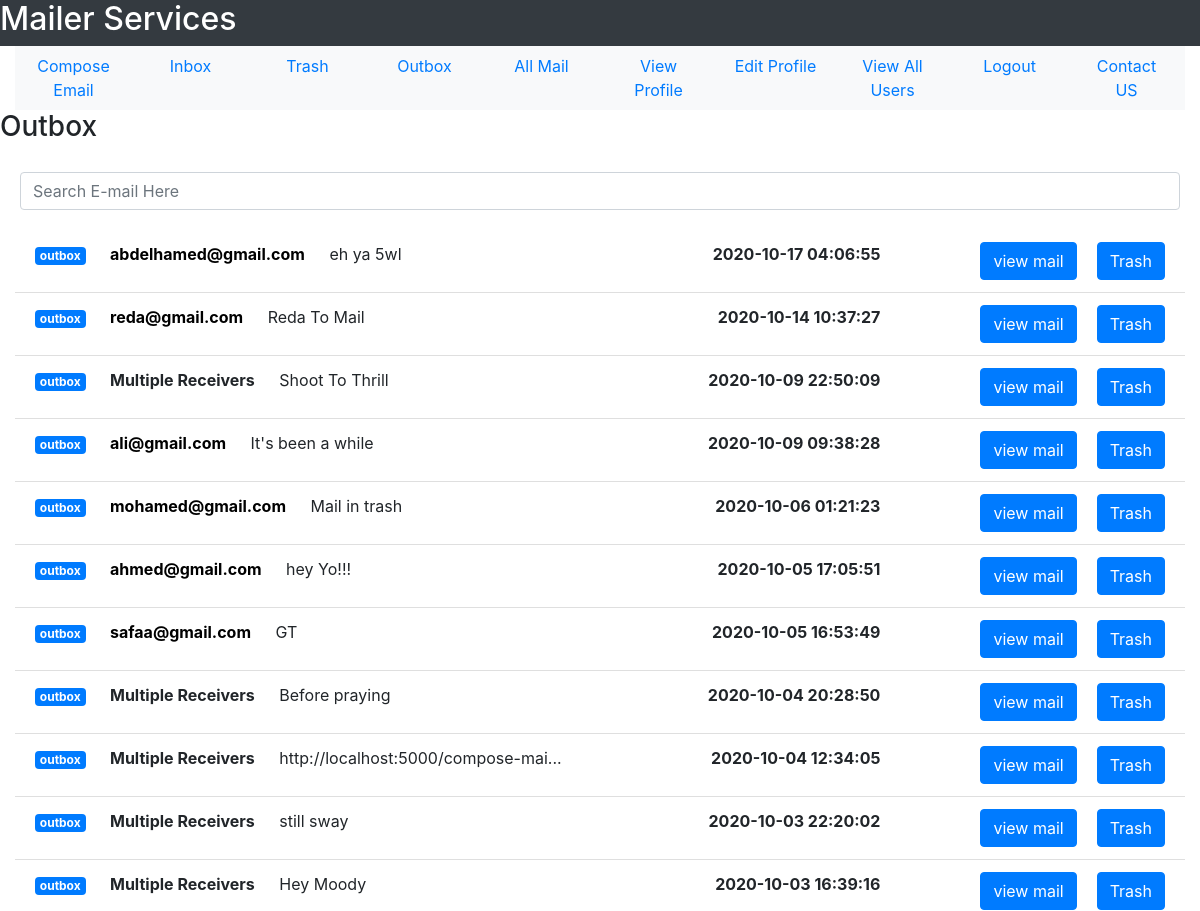
The page /outbox (signed in, upper part) on the database as committed earlier.
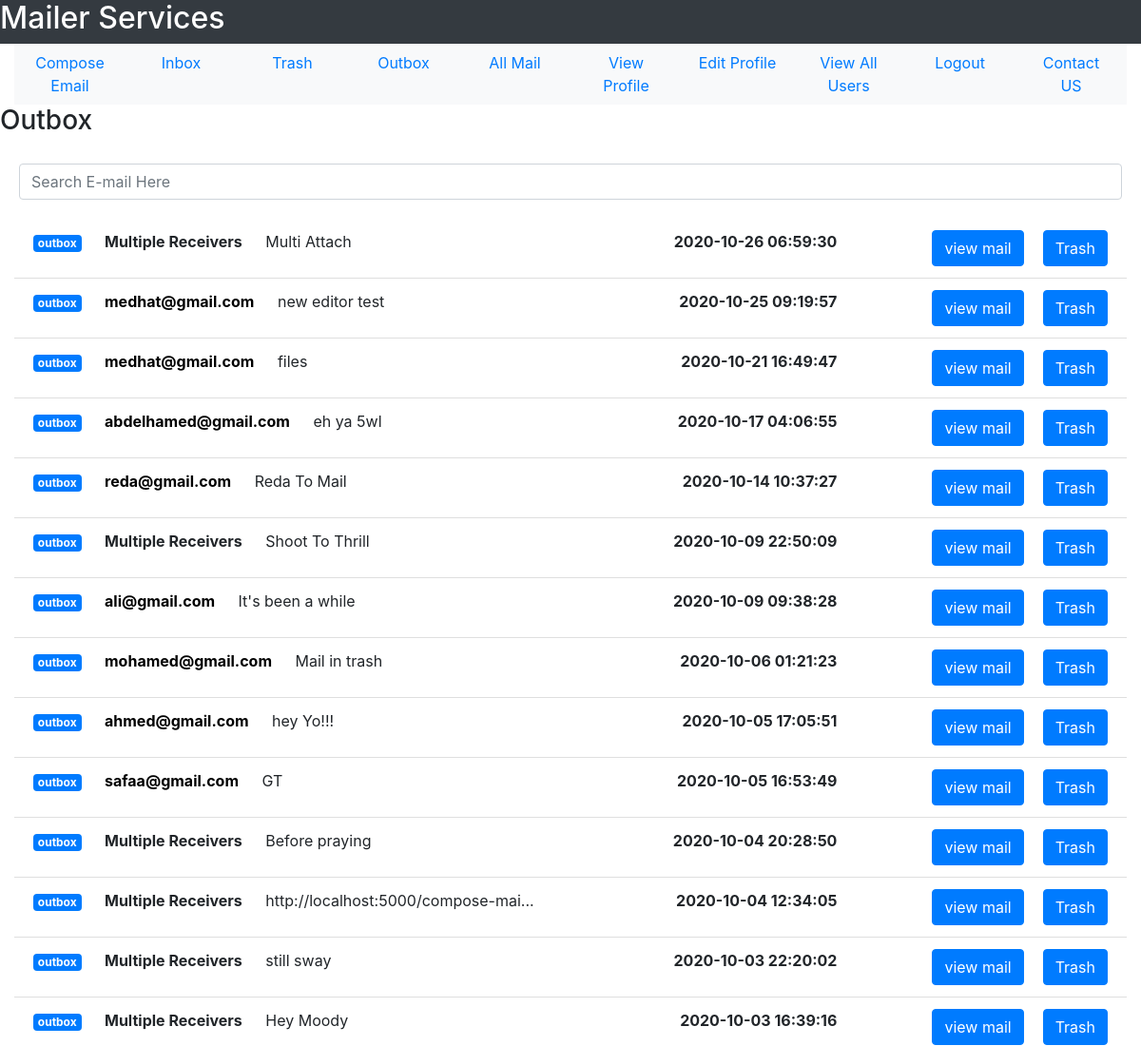
The same page on the database as committed later.
### tables this page shows
CREATE TABLE mail(mail_id INTEGER PRIMARY KEY, sender_id INTEGER NOT NULL, receiver_id INTEGER NOT NULL, mail_subject TEXT, mail_body TEXT,  mail_date TEXT NOT NULL,mail_seen INTEGER DEFAULT 0 CHECK(mail_seen == 0 OR mail_seen == 1), sender_trashed INTEGER DEFAULT 0 CHECK(sender_trashed == 0 OR sender_trashed == 1), receiver_trashed INTEGER DEFAULT 0 CHECK(receiver_trashed == 0 OR receiver_trashed == 1), multiple_receivers INTEGER DEFAULT 0 CHECK(multiple_receivers == 0 OR multiple_receivers == 1), FOREIGN KEY(sender_id, receiver_id) REFERENCES user(user_id, user_id));

CREATE TABLE user(user_id INTEGER PRIMARY KEY, user_name TEXT NOT NULL, user_email TEXT NOT NULL, user_password TEXT  NOT NULL, user_gender TEXT NOT NULL, user_date_of_birth TEXT NOT NULL, user_city TEXT NOT NULL, user_country TEXT NOT NULL, user_contact INTEGER, user_account_creation_date TEXT NOT NULL, user_active INTEGER DEFAULT 0 CHECK(user_active == 1 OR user_active == 0), visits INTEGER DEFAULT 0, UNIQUE(user_email));

### User/User_Mail/user_mail.py (the view)
@user_mail_bp.route("/outbox")
def see_outbox():
    outbox = return_outbox(get_user_id(session["email"]))
    return render_template("User_Mail/outbox.html", outbox_mails = outbox, user_mail = session["email"])

### User/User_Mail/user_mail.py (called while the page is built)
def get_user_id(user_email):
    sqlite_connection = sqlite3.connect('MAIL_DB.db')
    select_user_query = """SELECT user_id FROM user WHERE user_email = ?;"""
    select_user_query_data = (user_email,)
    user_record = sqlite_connection.execute(select_user_query, select_user_query_data)
    user_id = 0
    for data in user_record:
        user_id = data[0]
    sqlite_connection.close()
    return user_id

def get_user_email(user_id):
    sqlite_connection = sqlite3.connect('MAIL_DB.db')
    select_user_query = """SELECT user_email FROM user WHERE user_id = ?;"""
    select_user_query_data = (user_id,)
    user_record = sqlite_connection.execute(select_user_query, select_user_query_data)
    user_email = ""
    for data in user_record:
        user_email = data[0]
    sqlite_connection.close()
    return user_email

def remove_milli_seconds(full_date):
    date = datetime.strptime(full_date, '%Y-%m-%d %H:%M:%S.%f')
    return date.strftime('%Y-%m-%d %H:%M:%S')

### User/User_Mail/templates/User_Mail/outbox.html (shortened to what this page needs)
<!DOCTYPE html>
<html lang = "en">
    <head>
        <link rel="stylesheet" href="https://maxcdn.bootstrapcdn.com/bootstrap/4.5.2/css/bootstrap.min.css">
    </head>
<body>
    <div class = "container-fluid">
    <div class = "row bg-dark text-white">
        <h2>Mailer Services</h2>
    </div>
    <div>
        <ul class = "nav nav-justified bg-light">
            <li class = 'nav-item'>
                <a href = "{{url_for('user_mail_bp.compose_email')}}" class = 'nav-link'>Compose Email</a>
            </li>
            <li class = 'nav-item'>
                <a href = "{{url_for('user_mail_bp.see_inbox')}}" class = 'nav-link'>Inbox</a>
            </li>
            <li class = 'nav-item'>
                <a href = "{{url_for('user_mail_bp.trash')}}" class = 'nav-link'>Trash</a>
            </li>
            <li class = 'nav-item'>
                <a href = "{{url_for('user_mail_bp.see_outbox')}}" class = 'nav-link'>Outbox</a>
            </li>
            <li class = 'nav-item'>
                <a href = "{{url_for('user_mail_bp.see_all_mail')}}" class = 'nav-link'>All Mail</a>
            </li>
            <li class = 'nav-item'>
                <a href = "{{url_for('user_profile_bp.view_profile')}}" class = 'nav-link'>View Profile</a>
            </li>
            <li class = 'nav-item'>
                <a href = "{{url_for('user_profile_bp.edit_profile_form')}}" class = 'nav-link'>Edit Profile</a>
            </li>
            <li class = 'nav-item'>
                <a href = "{{url_for('user_profile_bp.view_all_users')}}" class = 'nav-link'>View All Users</a>
            </li>
            <li class = 'nav-item'>
                <a href = "{{url_for('user_profile_bp.logout')}}" class = 'nav-link'>Logout</a>
            </li>
            <li class = 'nav-item'>
                <a href = "{{url_for('user_profile_bp.contact_us')}}" class = 'nav-link'>Contact US</a>
            </li>
        </ul>
    </div>
    <div class = "row">
        <h3>Outbox</h3>
    </div>
    <div class = "row">
        <input type = "text" id = "searchBar" class = "form-control" placeholder = "Search E-mail Here" style = "margin: 20px;">
    </div>
    <div>
       <ul class = "list-group list-group-flush">
           {% for mail in outbox_mails %}
           <li class = "list-group-item">
               <span class = "badge badge-primary">outbox</span>
               {% if mail["receiver_mail"] != "Multiple Receivers"%}
                    <a href = "{{url_for('user_mail_bp.compose_to_email', user_mail = mail['receiver_mail'])}}" style = "color: black;">
                        <strong style = "margin-left: 20px;" id = "userMail">{{mail['receiver_mail']}}</strong>
                    </a>
                {% else %}
                    <strong style = "margin-left: 20px;" id = "userMail">{{mail['receiver_mail']}}</strong>
                {% endif %}
               <span style = "margin-left: 20px;" id = "mailSubject">{{mail['mail_subject']}}</span>
               <a href = "{{url_for('user_mail_bp.outbox_to_trash', mail_id = mail['mail_id'])}}"
               class = "btn btn-primary float-right" style = "margin-left: 20px;">Trash</a>
               <a href = "{{url_for('user_mail_bp.view_mail', mail_id = mail['mail_id'])}}"
               class = "btn btn-primary float-right">view mail</a>
               <strong style = "margin-right: 100px;" class = "float-right">{{mail['mail_date']}}</strong>
           </li>
           {% endfor %}
       </ul>
    </div>
    </div>
</body>
</html>

Rows that differ between the two databases and show on the page:
added mail: mail_subject "Multi Attach"
now on this page (row unchanged): user: receiver_mail "medhat@gmail.com" "medhat@gmail.com"
added mail: mail_subject "new editor test"
added mail: mail_subject "files"
Other text that changed with them:
new list line: "outbox Multiple Receivers Trash view mail 2020-10-26 06:59:30"
new list line: "outbox Trash view mail 2020-10-25 09:19:57"
new list line: "outbox Trash view mail 2020-10-21 16:49:47"
